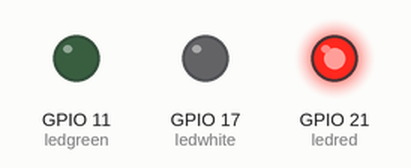
A program run on a simulated Raspberry Pi (BCM pin numbers). Shown: output pins drawn as LEDs (lit = HIGH).

Above: at 0.5 s.
At 1.5 s:
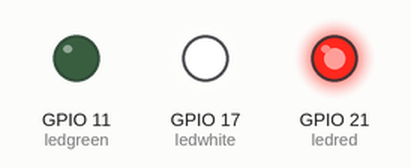
At 2.5 s:
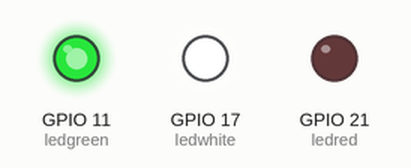
At 3.5 s:
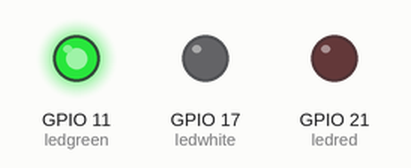
Timing chart, 0 to 5.2 s (numbered marks = the images above):
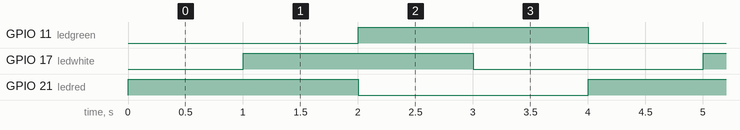

Measured:
- by itself, GPIO 11 (ledgreen), GPIO 17 (ledwhite), GPIO 21 (ledred): alternates HIGH for 2.0 s and LOW for 2.0 s
- by itself, everything shown: repeats every 4.0 s, in 4 steps

The program:

AlternatingBlink.py
```python
#!/usr/bin/env python3
from gpiozero import LED
from time import sleep

ledred = LED(21)
ledwhite = LED(17)
ledgreen = LED(11)

while True:
    ledred.on()
    sleep(1)
    ledwhite.on()
    sleep(1)
    ledred.off()
    ledgreen.on()
    sleep(1)
    ledwhite.off()
    sleep(1)
    ledgreen.off()
```
